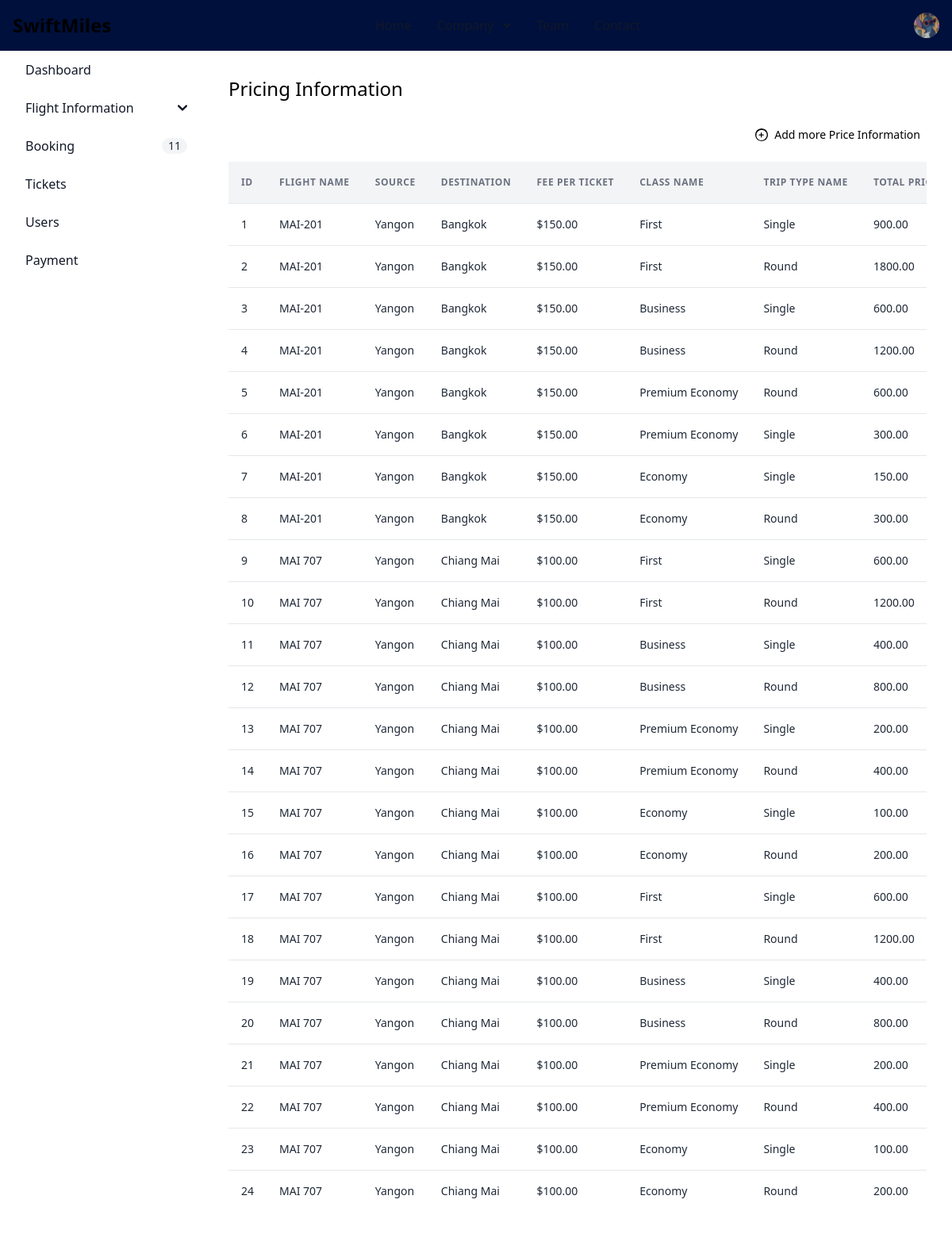
Before: /admin/flightClassesandtriptypePrice.php (signed in) with the older database file.
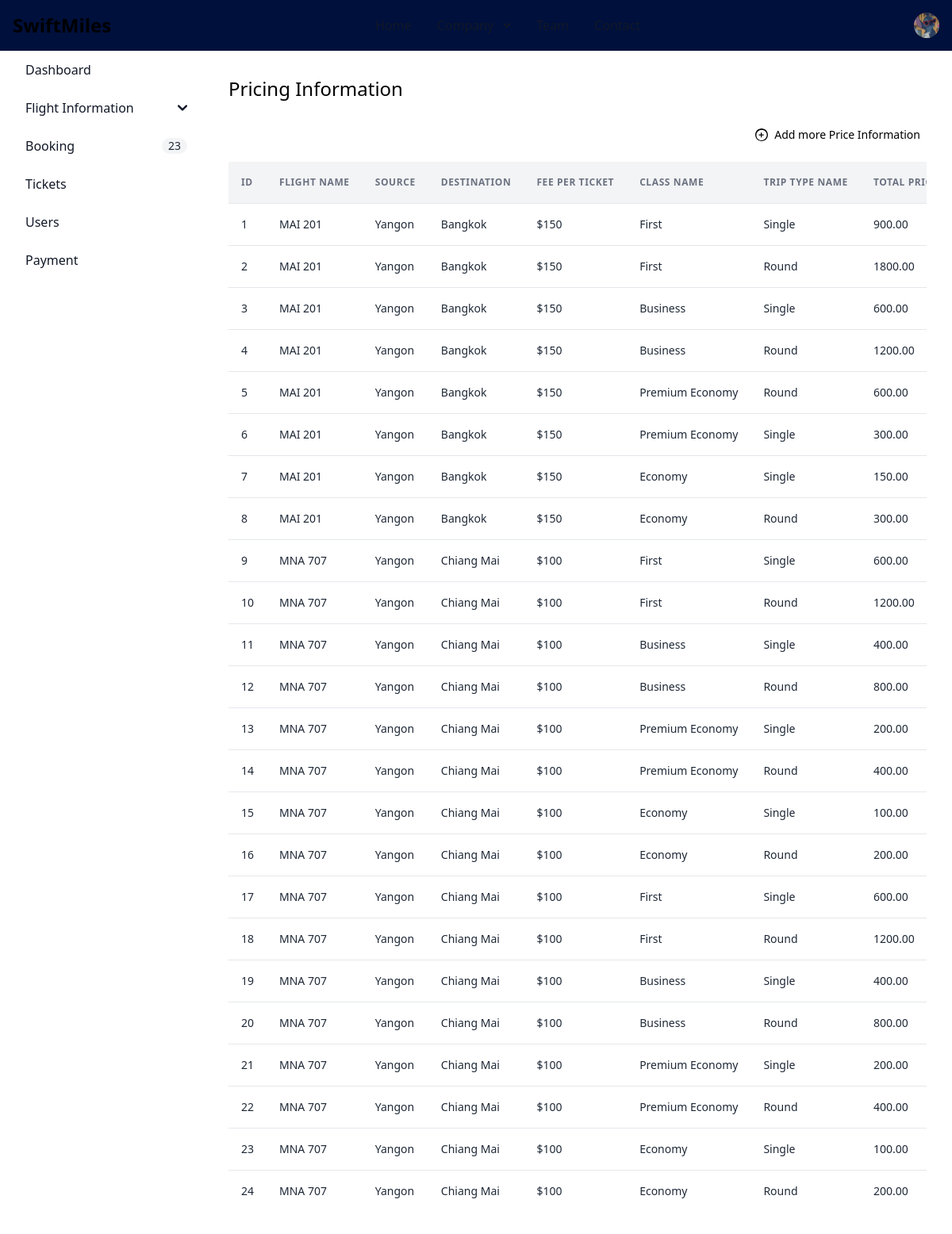
After: the same page with the newer database file.
### tables this page shows
CREATE TABLE `flight` (
  `flight_id` int(11) NOT NULL,
  `airline_id` int(11) NOT NULL,
  `flight_name` varchar(100) NOT NULL,
  `flight_date` date NOT NULL,
  `destination` varchar(255) NOT NULL,
  `source` varchar(100) NOT NULL,
  `total_distance` varchar(100) NOT NULL,
  `fee_per_ticket` float NOT NULL,
  `departure_time` time NOT NULL,
  `arrival_time` time NOT NULL,
  `capacity` int(11) NOT NULL,
  `gate` varchar(255) NOT NULL,
  `placeImg` varchar(100) DEFAULT NULL
);

CREATE TABLE `flightclasses` (
  `flightclasses_id` int(11) NOT NULL,
  `flight_id` int(11) DEFAULT NULL,
  `class_id` int(11) DEFAULT NULL,
  `triptype` int(11) DEFAULT NULL,
  `classPrice` decimal(10,2) DEFAULT NULL
);

CREATE TABLE `classes` (
  `class_id` int(11) NOT NULL,
  `class_name` varchar(255) NOT NULL,
  `base_fees` decimal(10,2) NOT NULL
);

CREATE TABLE `triptype` (
  `triptypeId` int(11) NOT NULL,
  `triptype_name` varchar(255) NOT NULL,
  `priceCharge` decimal(10,2) NOT NULL
);

### src/admin/flightClassesandtriptypePrice.php (the view, shortened to what the changed rows need)
<?php
require_once "dbconnect.php";
$sql = "SELECT
        *
    FROM
        flight
    INNER JOIN
        airline
    ON
        flight.airline_id = airline.airline_id
    INNER JOIN
        flightclasses
    ON
        flight.flight_id = flightclasses.flight_id
    INNER JOIN
        classes
    ON
        flightclasses.class_id = classes.class_id
    INNER JOIN
        triptype
    ON
        flightclasses.triptype = triptype.triptypeId
    ";
try {
   $stmt = $conn->query($sql);
   $status = $stmt->execute();
   if ($status) {
      $flights = $stmt->fetchAll(PDO::FETCH_ASSOC);
   }
} catch (PDOException $e) {
   echo $e->getMessage();
}
?>
<!doctype html>
<html>
<head>
   <link href="./output.css" rel="stylesheet">
   <script src="https://cdn.tailwindcss.com"></script>
</head>
<body>
   <aside id="sidebar-multi-level-sidebar" class="fixed top-0 left-0 z-40 w-64 h-screen transition-transform -translate-x-full sm:translate-x-0 mt-10 py-3" aria-label="Sidebar">
      <div class="h-full px-3 py-4 overflow-y-auto">
         <ul class="space-y-2 font-medium">
            <li>
               <a href="viewBooking.php" class="flex items-center p-2 text-gray-900 rounded-lg dark:text-blue hover:bg-gray-100 dark:hover:bg-gray-700 group">
                  <span class="flex-1 ms-3 whitespace-nowrap hover:text-white">Booking</span>
                  <span class="inline-flex items-center justify-center px-2 ms-3 text-sm font-medium text-gray-800 bg-gray-100 rounded-full dark:bg-gray-700 dark:text-gray-300 hover:text-white">
                     <?php
                     $sql = "SELECT * FROM booking";
                     $result = $conn->query($sql);
                     $bookingCount = $result->rowCount();
                     echo $bookingCount;
                     ?>
                  </span>
               </a>
            </li>
         </ul>
      </div>
   </aside>
   <div class="p-4 sm:ml-64 mt-16">
      <div class="p-4 border-gray-200 rounded-lg dark:border-gray-700">
         <div class="grid gap-4 mb-4">
            <div class="font-sans overflow-x-auto">
               <table class="min-w-full divide-y divide-gray-200">
                  <thead class="bg-gray-100 whitespace-nowrap">
                     <tr>
                        <th class="px-4 py-4 text-left text-xs font-semibold text-gray-500 uppercase tracking-wider">
                           ID
                        </th>
                        <th class="px-4 py-4 text-left text-xs font-semibold text-gray-500 uppercase tracking-wider">
                           Flight Name
                        </th>
                        <th class="px-4 py-4 text-left text-xs font-semibold text-gray-500 uppercase tracking-wider">
                           Source
                        </th>
                        <th class="px-4 py-4 text-left text-xs font-semibold text-gray-500 uppercase tracking-wider">
                           Destination
                        </th>
                        <th class="px-4 py-4 text-left text-xs font-semibold text-gray-500 uppercase tracking-wider">
                           Fee per ticket
                        </th>
                        <th class="px-4 py-4 text-left text-xs font-semibold text-gray-500 uppercase tracking-wider">
                           Class Name
                        </th>
                        <th class="px-4 py-4 text-left text-xs font-semibold text-gray-500 uppercase tracking-wider">
                           Trip type Name
                        </th>
                        <th class="px-4 py-4 text-left text-xs font-semibold text-gray-500 uppercase tracking-wider">
                           Total Price
                        </th>
                     </tr>
                  </thead>
                  <tbody class="bg-white divide-y divide-gray-200 whitespace-nowrap">
                     <?php
                     if (isset($flights)) {
                        foreach ($flights as $flight) {
                           echo "<tr>
                        <td class='px-4 py-4 text-sm text-gray-800'>
                        $flight[flightclasses_id]
                        </td>
                        <td class='px-4 py-4 text-sm text-gray-800 '>
                           $flight[flight_name]
                        </td>
                        <td class='px-4 py-4 text-sm text-gray-800 '>
                        $flight[source]
                        </td>
                        <td class='px-4 py-4 text-sm text-gray-800 '>
                        $flight[destination]
                        </td>
                        <td class='px-4 py-4 text-sm text-gray-800 '>
                        $$flight[fee_per_ticket]
                        </td>
                        <td class='px-4 py-4 text-sm text-gray-800 '>
                        $flight[class_name]
                        </td>
                        <td class='px-4 py-4 text-sm text-gray-800 '>
                        $flight[triptype_name]
                        </td>
                         <td class='px-4 py-4 text-sm text-gray-800 '>
                        $flight[classPrice]
                        </td>
                        <td class='px-4 py-4 text-sm text-gray-800'>
                        <button class='text-blue-600 mr-4'>Edit</button>
                        <button class='text-red-600'>Delete</button>
                        </td>
                     </tr>";
                        }
                     }
                     ?>
                  </tbody>
               </table>
            </div>
         </div>
</body>
</html>

Changed rows visible on the page:
changed flight "Bangkok": flight_name "MAI-201" → "MAI 201"; fee_per_ticket "150.00" → "150"
changed flight "Chiang Mai": flight_name "MAI 707" → "MNA 707"; fee_per_ticket "100.00" → "100"
Other visible differences:
$bookingCount: "11" → "23"
